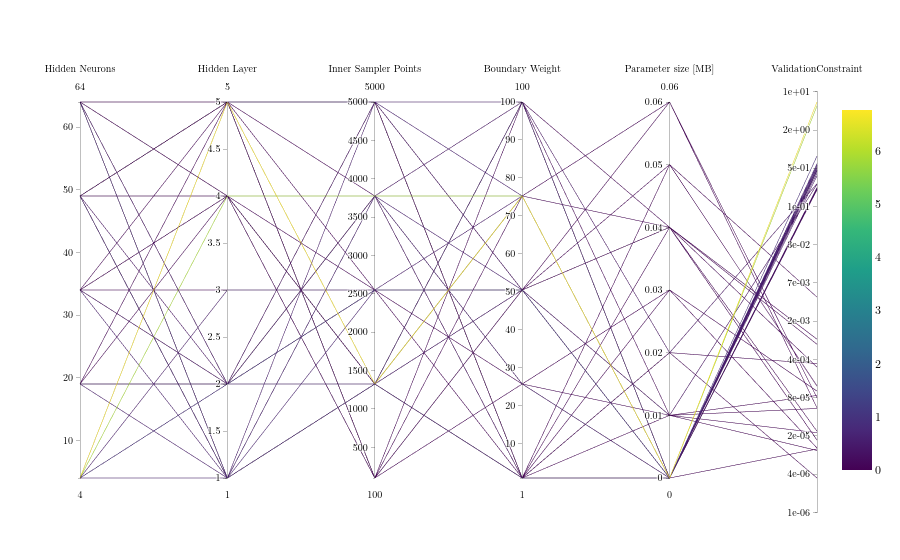

This figure's notebook cell:
### Code cell
fig = tuning_analyer.parallel_coordinates_plot(
    axes=["Hidden Neurons", "Hidden Layer", "Inner Sampler Points", "Boundary Weight", "Parameter size [MB]"],
    objectives=["ValidationConstraint"],
    log_axes=["ValidationConstraint"]
    )
fig.show()

### Figure 1 — Plotly figure (JSON) as saved in the notebook; plotly's stock layout.template omitted (floating-point values rounded to 4 significant figures)
{"data": [{"dimensions": [{"label": "Hidden Neurons", "values": [49, 4, 64, 4, 19, 19, 64, 34, 34, 34, 34, 64, 64, 49, 49, 49, 49, 64, 49, 49, 34, 4, 4, 4, 34, 49, 49, 4, 64, 49, 19, 64, 19, 64, 49, 64, 19, 4, 34, 19]}, {"label": "Hidden Layer", "values": [1, 3, 5, 1, 2, 2, 1, 3, 1, 5, 2, 2, 4, 5, 4, 1, 5, 1, 2, 5, 2, 5, 5, 2, 4, 5, 4, 4, 1, 1, 5, 4, 1, 2, 5, 5, 2, 2, 4, 4]}, {"label": "Inner Sampler Points", "values": [3775, 2550, 1325, 2550, 1325, 3775, 1325, 2550, 5000, 5000, 2550, 3775, 100, 2550, 100, 1325, 5000, 1325, 2550, 100, 3775, 1325, 5000, 2550, 1325, 100, 2550, 3775, 1325, 1325, 3775, 1325, 3775, 5000, 100, 5000, 5000, 1325, 1325, 3775]}, {"label": "Boundary Weight", "values": [50.5, 75.25, 75.25, 50.5, 50.5, 1.0, 1.0, 25.75, 100.0, 1.0, 50.5, 100.0, 50.5, 50.5, 25.75, 100.0, 1.0, 100.0, 50.5, 100.0, 25.75, 75.25, 75.25, 50.5, 100.0, 50.5, 1.0, 75.25, 75.25, 1.0, 1.0, 1.0, 25.75, 1.0, 75.25, 50.5, 50.5, 75.25, 50.5, 75.25]}, {"label": "Parameter size [MB]", "values": [0.0, 0.0, 0.06, 0.0, 0.0, 0.0, 0.0, 0.01, 0.0, 0.02, 0.0, 0.02, 0.05, 0.04, 0.03, 0.0, 0.04, 0.0, 0.01, 0.04, 0.0, 0.0, 0.0, 0.0, 0.01, 0.04, 0.03, 0.0, 0.0, 0.0, 0.01, 0.05, 0.0, 0.02, 0.04, 0.06, 0.0, 0.0, 0.01, 0.0]}, {"label": "ValidationConstraint", "ticktext": ["1e-06", "4e-06", "2e-05", "8e-05", "4e-04", "2e-03", "7e-03", "3e-02", "1e-01", "5e-01", "2e+00", "1e+01"], "tickvals": [-6.0, -5.364, -4.727, -4.091, -3.455, -2.818, -2.182, -1.545, -0.9091, -0.2727, 0.3636, 1.0], "values": [-0.2759, -0.3548, -4.095, -0.2236, -0.3981, -0.5951, -0.3028, -4.055, -0.3048, -5.428, -0.6318, -0.5311, -3.897, -4.65, -3.982, -0.3115, -4.797, -0.305, -0.541, -3.118, -0.618, 0.83, -0.2617, -0.0692, -4.97, -3.203, -4.929, 0.7678, -0.2344, -0.314, -4.674, -2.417, -0.3168, -3.524, -3.582, -4.261, -0.6068, -0.1962, -4.271, -4.946]}], "line": {"color": [0.5298, 0.4418, 8.036e-05, 0.5976, 0.3999, 0.254, 0.4979, 8.818e-05, 0.4956, 3.732e-06, 0.2335, 0.2944, 0.0001268, 2.238e-05, 0.0001043, 0.4881, 1.596e-05, 0.4954, 0.2877, 0.0007623, 0.241, 6.76, 0.5474, 0.8527, 1.072e-05, 0.0006273, 1.178e-05, 5.858, 0.5829, 0.4853, 2.12e-05, 0.003825, 0.4822, 0.000299, 0.0002618, 5.484e-05, 0.2473, 0.6365, 5.359e-05, 1.133e-05], "colorscale": [[0, "#440154"], [0.1111, "#482878"], [0.2222, "#3e4989"], [0.3333, "#31688e"], [0.4444, "#26828e"], [0.5556, "#1f9e89"], [0.6667, "#35b779"], [0.7778, "#6ece58"], [0.8889, "#b5de2b"], [1, "#fde725"]], "showscale": true}, "type": "parcoords"}], "layout": {"font": {"color": "black", "family": "Latin Modern Roman, CMU Serif, Georgia, serif", "size": 12}, "legend": {"bgcolor": "white", "bordercolor": "black", "borderwidth": 1}, "paper_bgcolor": "white", "plot_bgcolor": "white", "scene": {"bgcolor": "white", "xaxis": {"backgroundcolor": "white", "gridcolor": "#cccccc", "linecolor": "black", "mirror": true, "showbackground": true, "showgrid": false, "showline": true, "tickcolor": "black", "tickfont": {"color": "black", "size": 14}, "ticks": "outside", "title": {"font": {"color": "black", "size": 14}}, "zerolinecolor": "#cccccc"}, "yaxis": {"backgroundcolor": "white", "gridcolor": "#cccccc", "linecolor": "black", "mirror": true, "showbackground": true, "showgrid": false, "showline": true, "tickcolor": "black", "tickfont": {"color": "black", "size": 14}, "ticks": "outside", "title": {"font": {"color": "black", "size": 14}}, "zerolinecolor": "#cccccc"}, "zaxis": {"backgroundcolor": "white", "gridcolor": "#cccccc", "linecolor": "black", "mirror": true, "showbackground": true, "showgrid": false, "showline": true, "tickcolor": "black", "tickfont": {"color": "black", "size": 14}, "ticks": "outside", "title": {"font": {"color": "black", "size": 14}}, "zerolinecolor": "#cccccc"}}, "showlegend": true, "title": {"font": {"color": "black", "size": 20}}, "uirevision": true, "xaxis": {"gridcolor": "#cccccc", "linecolor": "black", "mirror": true, "showgrid": false, "showline": true, "tickcolor": "black", "tickfont": {"color": "black", "size": 14}, "ticks": "outside", "title": {"font": {"color": "black", "size": 14}}, "zerolinecolor": "#cccccc"}, "yaxis": {"gridcolor": "#cccccc", "linecolor": "black", "mirror": true, "showgrid": false, "showline": true, "tickcolor": "black", "tickfont": {"color": "black", "size": 14}, "ticks": "outside", "title": {"font": {"color": "black", "size": 14}}, "zerolinecolor": "#cccccc"}}}
